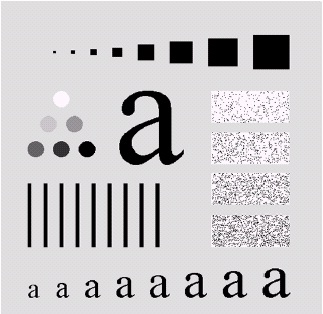
#> input picture lab6/alphabet.jpg, 323 x 314 px, found by its file name
$ python task2.py
#> lines starting #> are read from the running program, lines starting #| are printed output that depends on the picture; after the words box and inside, x2 and y2 are one past the last pixel; in counts of white or black regions, pixels touching at a corner belong together
import cv2
from matplotlib import pyplot as plt

plt.rcParams['font.sans-serif'] = ['SimHei']  # 用来正常显示中文标签
plt.rcParams['axes.unicode_minus'] = False  # 用来正常显示负

img0 = cv2.imread(r'alphabet.jpg')
#> img0 is the input picture: shape (314, 323, 3); mean B, G, R 202.8, 200.8, 202.9
imgT = cv2.cvtColor(img0, cv2.COLOR_BGR2GRAY)
cv2.rectangle(img0, (160, 140), (190, 170), (255, 0, 0), 3)  # openCV是图像坐标
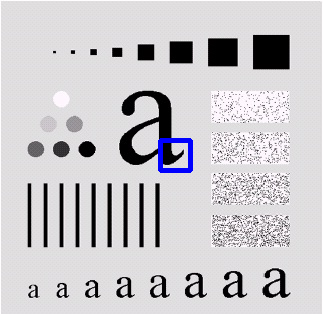
#> img0: shape (314, 323, 3); 0.58% of pixels changed, all inside (x1, y1, x2, y2) = (158, 138, 193, 173)

img = imgT[140:170, 160:190]
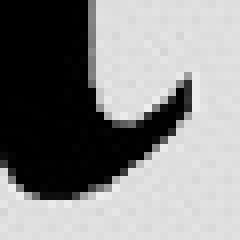
#> img: shape (30, 30) (shown 8 times larger); min 0, max 238, mean 136.2
img1 = cv2.resize(img, None, fx=10, fy=10, interpolation=cv2.INTER_NEAREST)
img2 = cv2.resize(img, None, fx=10, fy=10, interpolation=cv2.INTER_LINEAR)
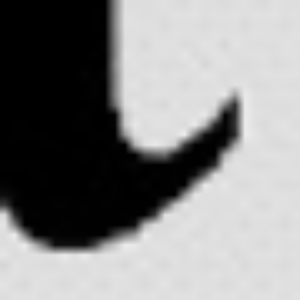
#> img2: shape (300, 300); min 0, max 236, mean 136.1
img3 = cv2.resize(img, None, fx=10, fy=10, interpolation=cv2.INTER_CUBIC)
img4 = cv2.resize(img, None, fx=10, fy=10, interpolation=cv2.INTER_AREA)
plt.figure(figsize=(10, 6))
plt.subplot(141), plt.imshow(img0, cmap="viridis")
plt.title('原图像'), plt.axis('off')
plt.subplot(142), plt.imshow(img1, cmap='gray')
plt.title('最近邻插值'), plt.axis('off')
plt.subplot(143), plt.imshow(img2, cmap='gray')
plt.title('双线性插值'), plt.axis('off')
plt.subplot(144), plt.imshow(img3, cmap='gray')
plt.title('双三次插值'), plt.axis('off')
plt.savefig('result2.jpg')
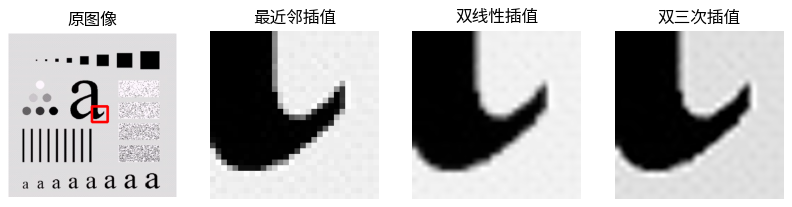
#> figure drawn by matplotlib, 4 panels; B, G, R data is drawn as R, G, B
plt.show()
